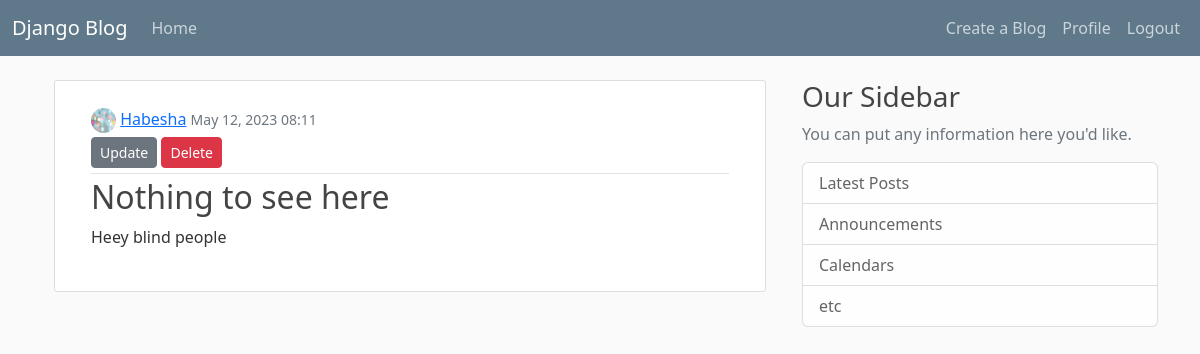
Screenshot of /post/22/ (signed in) with the database file from the repository.
### blog/models.py (models this page shows, shortened)
class Post(models.Model):
    title = models.CharField(max_length=100)
    content = models.TextField()
    date_posted = models.DateTimeField(default=timezone.now)
    author = models.ForeignKey(User, on_delete=models.CASCADE)

### users/models.py (models this page shows, shortened)
class Profile(models.Model):
    user = models.OneToOneField(User, on_delete=models.CASCADE)
    image = models.ImageField(default='default.jpg', upload_to='profile_pics')

### blog/views.py (the view)
# urls.py: path("post/<int:pk>/", views.PostDetailView.as_view(), name="post-detail"),
@method_decorator(login_required, name='dispatch')
class PostDetailView(DetailView):
    model = Post

### blog/templates/blog/post_detail.html (shortened to what this page needs)
{% extends "blog/base.html" %}
{% block content %}
<div class="container">
    <div class="row">
        <div class="col">
            <article class="card content-section">
                <div class="card-body">
                    <div class="article-metadata">
                        <img class="rounded-circle article-svg" src="{{ object.author.profile.image.url }}"
                            alt="author's profile">
                        <a class="mr-2" href="{% url 'user-posts' object.author.username %}">{{ object.author }}</a>
                        <small class="text-muted">{{ object.date_posted | date:"F d, Y H:i" }}</small>
                        {% if object.author == user %}
                        <div>
                            <a class="btn btn-secondary btn-sm mt-1 mb-1"
                                href="{% url 'post-update' object.id %}">Update</a>
                            <a class="btn btn-danger btn-sm mt-1 mb-1" href="{% url 'post-delete' object.id %}">Delete
                            </a>
                        </div>
                        {% endif %}
                    </div>
                    <h2 class="article-title">{{ object.title }}</h2>
                    <p class="article-content">{{ object.content }}</p>
                </div>
            </article>
        </div>
    </div>
</div>
{% endblock content %}

### blog/static/blog/main.css (style rules this page uses)
body { background: #fafafa; color: #333333; margin-top: 5rem; }
h1, h2, h3, h4, h5, h6 { color: #444444; }
.content-section { background: #ffffff; padding: 10px 20px; border: 1px solid #dddddd; border-radius: 3px; margin-bottom: 20px; }
.article-title { color: #444444; }
.article-content { white-space: pre-line; }
.article-metadata { padding-bottom: 1px; margin-bottom: 4px; border-bottom: 1px solid #e3e3e3 }
.article-svg { width: 25px; height: 25px; vertical-align: middle; }

### rows the page displays
Post: author.profile.image (placeholder picture), author "Habesha", date_posted "May 12, 2023 08:11", title "Nothing to see here", content "Heey blind people"
